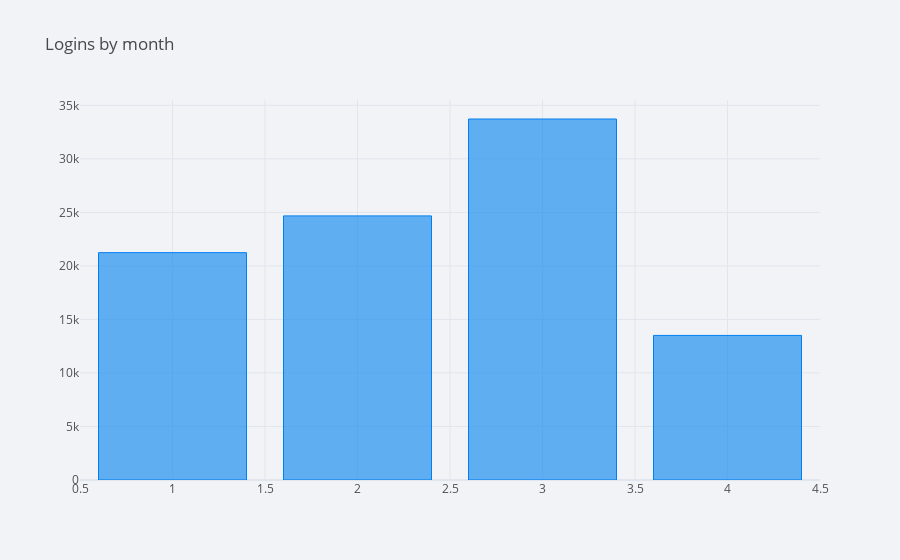

The notebook cell saved with this chart:
### Code cell
monthly = resampledf_min.groupby('month').sum()
monthly.login_count.iplot(kind='bar', title='Logins by month')

### Figure 1 — Plotly figure (JSON) as saved in the notebook; plotly's stock layout.template omitted (floating-point values rounded to 4 significant figures)
{"data": [{"marker": {"color": "rgba(0, 128, 240, 0.6)", "line": {"color": "rgba(0, 128, 240, 1.0)", "width": 1}}, "name": "login_count", "orientation": "v", "text": "", "type": "bar", "x": [1, 2, 3, 4], "y": [21239, 24673, 33723, 13507]}], "layout": {"legend": {"bgcolor": "#F2F3F7", "font": {"color": "#505050"}}, "paper_bgcolor": "#F2F3F7", "plot_bgcolor": "#F2F3F7", "title": {"font": {"color": "#484848"}, "text": "Logins by month"}, "xaxis": {"gridcolor": "#E1E5ED", "showgrid": true, "tickfont": {"color": "#505050"}, "title": {"font": {"color": "#505050"}, "text": ""}, "zerolinecolor": "#E1E5ED"}, "yaxis": {"gridcolor": "#E1E5ED", "showgrid": true, "tickfont": {"color": "#505050"}, "title": {"font": {"color": "#505050"}, "text": ""}, "zerolinecolor": "#E1E5ED"}}}
